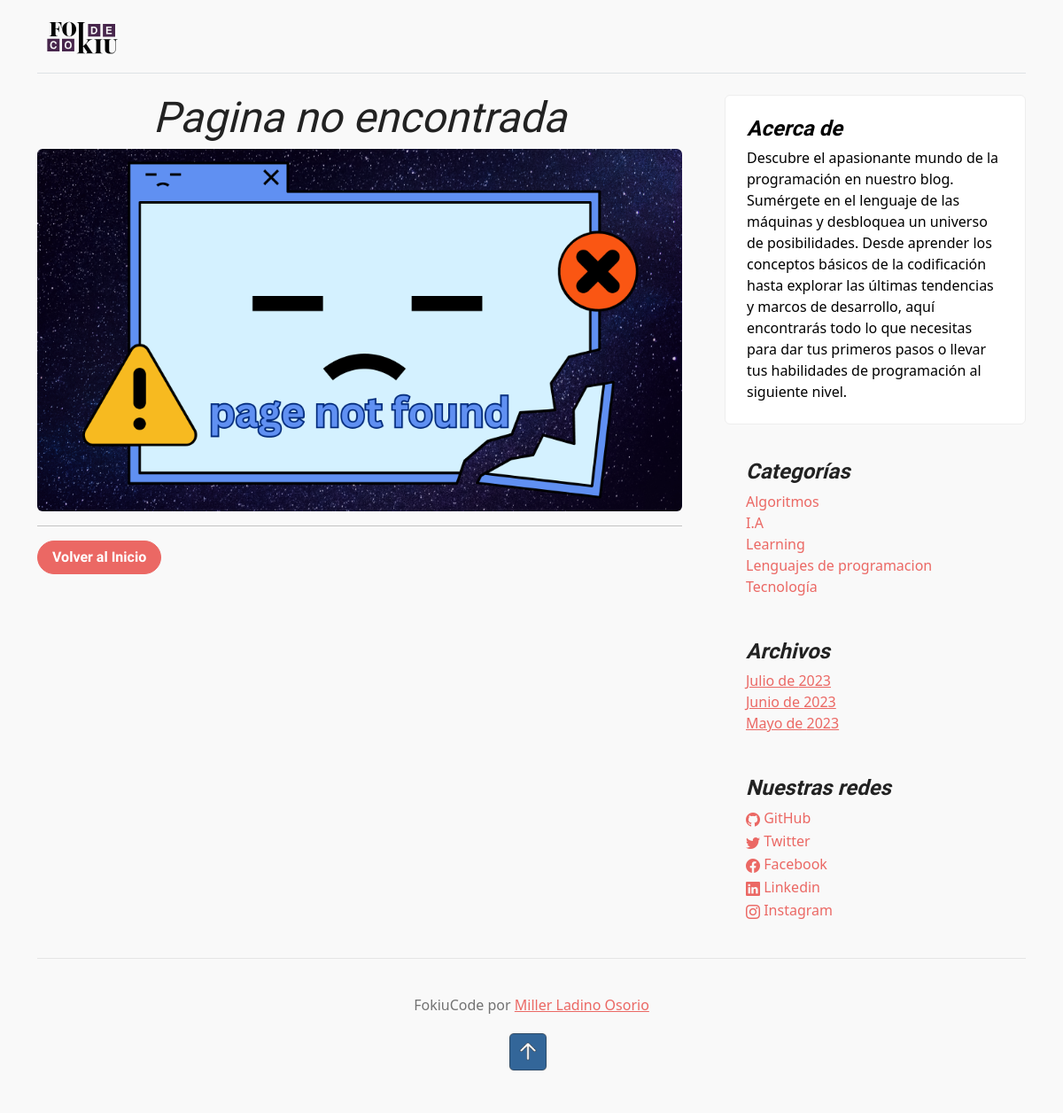
/author/4, run on the app's committed database.
### core/models.py (models this page shows, shortened)
class About(models.Model):
    description = models.CharField(max_length=400, verbose_name='Descripcion')
    created = models.DateTimeField(auto_now_add=True, verbose_name='Fecha de creacion')
    updated = models.DateTimeField(auto_now=True, verbose_name='Fecha de modificacion')
    class Meta:
        verbose_name = 'Acerca de'
        verbose_name_plural = 'Acerca de Nosotros'
        ordering = ['-created']
    def __str__(self):
        return self.description

class Category(models.Model):
    name = models.CharField(max_length=200, unique=True, verbose_name='Nombre')
    active = models.BooleanField(default=True, verbose_name='Activo')
    created = models.DateTimeField(auto_now_add=True, verbose_name='Fecha de creacion')
    updated = models.DateTimeField(auto_now=True, verbose_name='Fecha de modificacion')
    class Meta:
        verbose_name='Categoria'
        verbose_name_plural = 'Categorias'
        ordering =['name']

class Link(models.Model):
    key = models.CharField(max_length=100, verbose_name='Key Link')
    name = models.CharField(max_length=150, verbose_name="Red Social")
    url = models.URLField(max_length=350, blank=True, null=True, verbose_name='Enlace')
    icon = models.CharField(max_length=100, verbose_name='Icono', blank=True, null=True)
    created = models.DateTimeField(auto_now_add=True, verbose_name='Fecha de creacion')
    updated = models.DateTimeField(auto_now=True, verbose_name='Fecha de modificacion')
    class Meta:
        verbose_name = 'Red Social'
        verbose_name_plural = 'Redes Sociales'
        ordering = ['name']

### core/views.py (the view)
# urls.py: path('author/<int:author_id>', author, name='author'),
def author(request, author_id):
    try:
        author = get_object_or_404(User, id=author_id)
        return render(request,'core/author.html', {'author':author})
    except:
        return render(request,'core/404.html')

### core/processors.py (called while the page is built)
def ctx_dic_about(request):
    ctx_about ={}
    ctx_about['ABOUT'] = About.objects.latest('created')
    return ctx_about

def ctx_dic_category(request):
    ctx_category = {}
    ctx_category['categories'] = Category.objects.filter(active=True)
    return ctx_category

def ctx_dic_history(request):
    ctx_history = {}
    ctx_history['dates'] = Post.objects.dates('created','month', order='DESC').distinct()
    return ctx_history

def ctx_dic_link(request):
    ctx_link ={}
    links = Link.objects.all()
    for link in links:
        ctx_link[link.key] = {'url': link.url, 'icon': link.icon}
    return ctx_link

### core/templates/core/404.html
{% extends 'core/base.html' %}
{% load static %}
{% block content %}
<h1 class="display-4 fst-italic text-center">Pagina no encontrada</h1>
<div class="col-auto d-none d-lg-block">
    <img src={% static 'core/img/page_not_found.png' %} class="img-fluid rounded" alt={{ post.title }}>
</div>
<hr>
{% if request.path != "/" %}
<div class="my-3">
  <a class="btn btn-primary rounded-pill" href={% url 'home' %}>Volver al Inicio</a>
</div>
{% endif %}
</div>
{% endblock %}

### core/templates/core/base.html (shortened to what this page needs)
<!doctype html>
<html lang="en">
<head>
    {% load static %}
    <link href={% static 'core/css/bootstrap.min.css' %} rel="stylesheet">
    <link rel="stylesheet" href="https://cdn.jsdelivr.net/npm/bootstrap-icons@1.10.5/font/bootstrap-icons.css">
    <link href={% static 'core/css/blog.css' %} rel="stylesheet">
</head>
<body style="background-color: #F9F9F9;">
  <div class="container">
    <header class="d-flex flex-wrap justify-content-center py-3 mb-4 border-bottom">
      <a href={% url 'home' %} class="d-flex align-items-center mb-3 mb-md-0 me-md-auto text-dark text-decoration-none">
        <img id="top" class="bi me-2" width="100" height="50" src={% static 'core/img/FOKIUcode-Morado.svg' %}>
      </a>
    </header>
    <main class="mt-2">
      <section class="row g-5">
        <div class="col-md-8">
          {% block content %}{% endblock %}
        <aside class="col-md-4">
          <div class="position-sticky" style="top: 2rem;">
            <div class="p-4 mb-3 bg-light rounded">
              <h4 class="fst-italic">Acerca de</h4>
              <p class="mb-0">{{ ABOUT }}</p>
            </div>
            <div class="p-4">
              <h4 class="fst-italic">Categorías</h4>
              <ol class="list-unstyled mb-0">
                {% for item in categories %}
                  <li><a style="text-decoration: none;" href={% url 'category' item.id %}>{{item.name}}</a></li>
                {% endfor %}
              </ol>
            </div>
            <div class="p-4">
              <h4 class="fst-italic">Archivos</h4>
              <ol class="list-unstyled mb-0">
                {% for item in dates %}
                <li>
                  {% if item.month == 5 %}<a href={% url 'dates' item.month item.year %}>Mayo de  {{ item.year }}</a>{% endif %}
                  {% if item.month == 6 %}<a href={% url 'dates' item.month item.year %}>Junio de  {{ item.year }}</a>{% endif %}
                  {% if item.month == 7 %}<a href={% url 'dates' item.month item.year %}>Julio de  {{ item.year }}</a>{% endif %}
                </li>
                {% endfor %}
              </ol>
            </div>
            <div class="p-4">
              <h4 class="fst-italic">Nuestras redes</h4>
              <ol class="list-unstyled">
                {% if KEY_GITHUB.url %}
                  <li><a style="text-decoration: none;" href={{ KEY_GITHUB.url }} target="_blank"><i class="{{ KEY_GITHUB.icon }}"></i> GitHub</a></li>
                {% endif %}
                {% if KEY_TWITTER.url %}
                  <li><a style="text-decoration: none;" href={{ KEY_TWITTER.url }} target="_blank"><i class="{{ KEY_TWITTER.icon }}"></i> Twitter</a></li>
                {% endif %}
                {% if KEY_FACEBOOK.url %}
                  <li><a style="text-decoration: none;" href={{ KEY_FACEBOOK.url }} target="_blank"><i class="{{ KEY_FACEBOOK.icon }}"></i> Facebook</a></li>
                {% endif %}
                {% if KEY_LINKEDIN.url %}
                <li><a style="text-decoration: none;" href={{ KEY_LINKEDIN.url }} target="_blank"><i class="{{ KEY_LINKEDIN.icon }}"></i> Linkedin</a></li>
                {% endif %}
              {% if KEY_INSTAGRAM.url %}
              <li><a style="text-decoration: none;" href={{ KEY_INSTAGRAM.url }} target="_blank"><i class="{{ KEY_INSTAGRAM.icon }}"></i> Instagram</a></li>
              {% endif %}
              </ol>
            </div>
          </div>
        </aside>
      </section>
    </main>
    <footer class="blog-footer">
      <p>
        FokiuCode por <a href="https://github.com/millertsu1" target="_blank">Miller Ladino Osorio</a></p>
      <p>
        <a href="#top"><img id="top" class="bi me-2" width="50" height="50" src={% static 'core/img/arrow-up.png' %}/></a>
      </p>
    </footer>
  </div>
</body>
</html>

### core/static/core/css/blog.css (style rules this page uses)
.display-4 { font-size: 2.5rem; }
@media (min-width: 768px) { .display-4 { font-size: 3rem; } }
.blog-footer { padding: 2.5rem 0; color: #727272; text-align: center; background-color: #f9f9f9; border-top: 0.05rem solid #e5e5e5; }
.blog-footer p:last-child { margin-bottom: 0; }
.bi { vertical-align: -0.125em; fill: currentColor; }

### data on the page
About: description "Descubre el apasionante mundo de la programación en nuestro blog. Sumérgete en el lenguaje de las máquinas y desbloquea un universo de posibilidades. Desde aprender los conceptos básicos de la codificación hasta explorar las últimas tendencias y marcos de desarrollo, aquí encontrarás todo lo que necesitas para dar tus primeros pasos o llevar tus habilidades de programación al siguiente nivel."
Category: name "Algoritmos"
Category: name "I.A"
Category: name "Learning"
Category: name "Lenguajes de programacion"
Category: name "Tecnología"

### other printed values
{{ item.year }} "2023"
